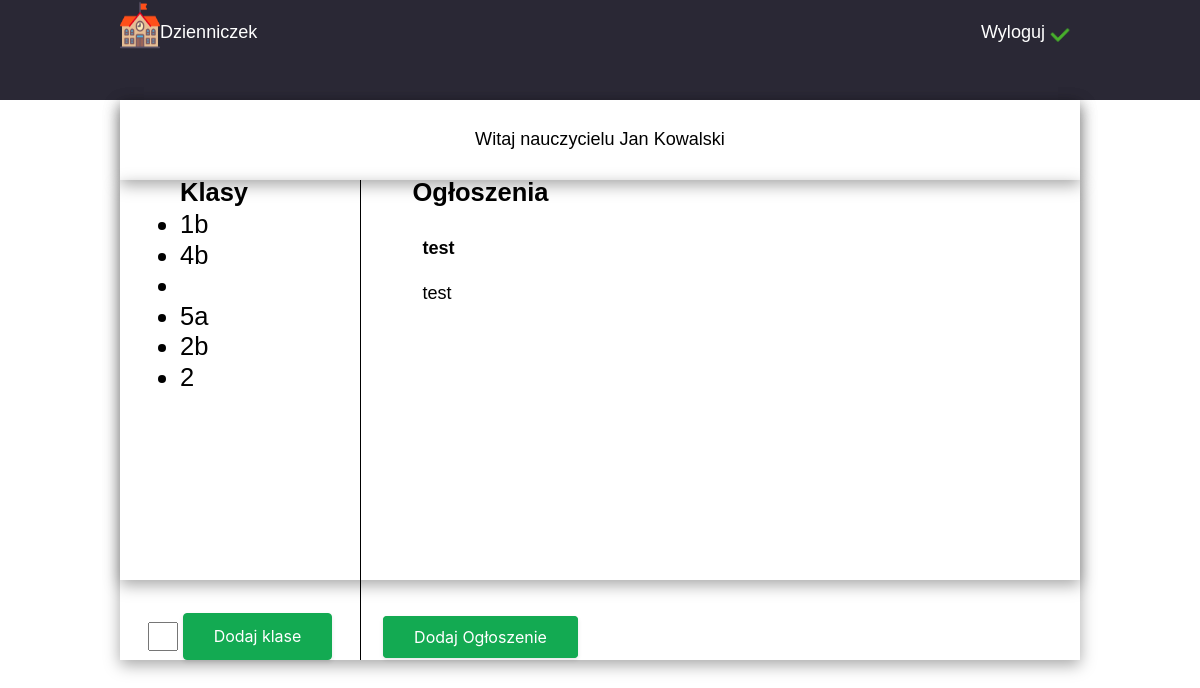
Before: / (signed in) with the older database file.
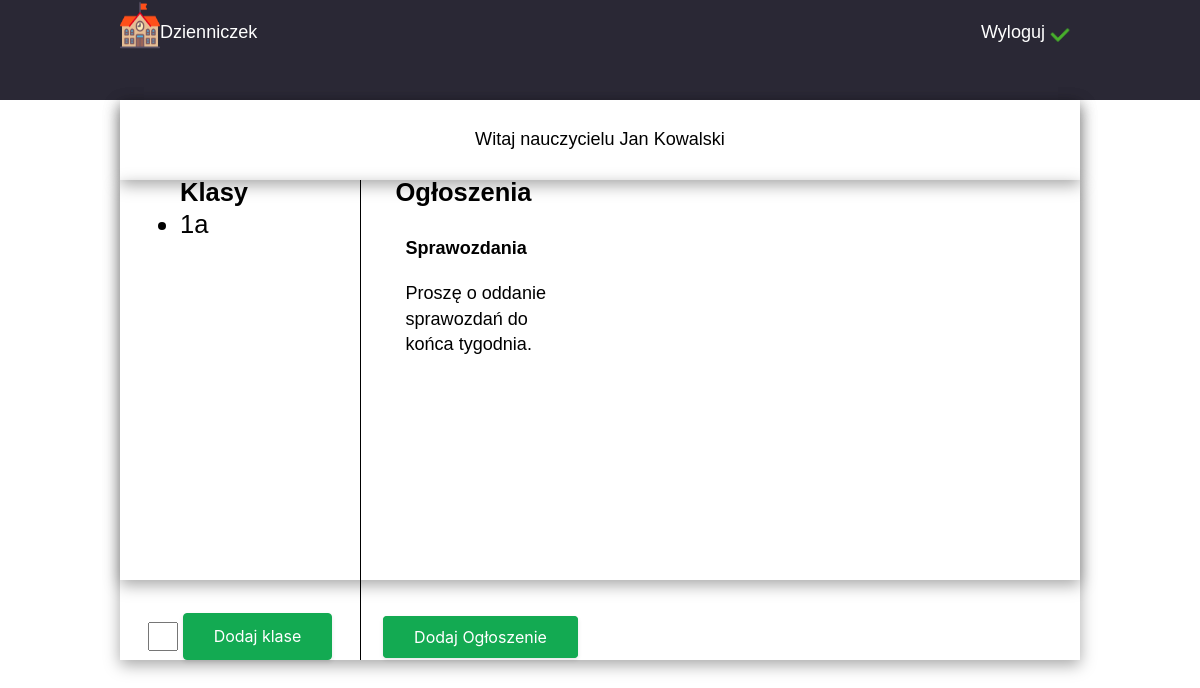
After: the same page with the newer database file.
### model.py (models this page shows, shortened)
class Nauczyciel(db.Model):
    __tablename__ = 'nauczyciele'
    id = db.Column(db.Integer, primary_key=True)
    imie = db.Column(db.String(80), nullable=False)
    nazwisko = db.Column(db.String(80), nullable=False)
    login = db.Column(db.String(20), unique=True, nullable=False)
    haslo = db.Column(db.String(20), nullable=False)
    klasy = db.relationship('Klasa', secondary='nauczyciel_klasa', backref='nauczyciele')

class Klasa(db.Model):
    __tablename__ = 'klasy'
    id = db.Column(db.Integer, primary_key=True)
    nazwa = db.Column(db.String(20), nullable=False, unique=True)
    przedmioty = db.relationship('PlanLekcji', backref='klasa', lazy=True)
    uczniowie = db.relationship('Uczen', backref='klasa', lazy=True)
    def __repr__(self):
        return f'<Klasa {self.nazwa}>'

class Ogloszenia(db.Model):
    __tablename__ = 'ogloszenia'
    id = db.Column(db.Integer, primary_key=True)
    temat = db.Column(db.String(80), nullable=False)
    tresc = db.Column(db.String(120), nullable=False)
    def __repr__(self):
            return f'<Klasa {self.temat}>'

### home.py (the view, shortened to what this page needs)
@app.route("/")
def home():
    if 'logged_in' in session:
        print("Witaj w domu!")
        nauczyciel = Nauczyciel.query.filter_by(imie=session["imie"]).first()
        uczen = Uczen.query.filter_by(imie=session["imie"]).first()
        if nauczyciel:
            print("teststt")
            klasy_nauczyciela = nauczyciel.klasy
            print(klasy_nauczyciela)
            ogloszenia = Ogloszenia.query.all()
            if ogloszenia:
                print(ogloszenia)
                return render_template("main.html",klasy=klasy_nauczyciela,ogloszenia=ogloszenia)
            else:
                return render_template("main.html",klasy=klasy_nauczyciela)
    else:
        print("test")
        return render_template("main.html")

### templates/main.html (shortened to what this page needs)
<!DOCTYPE html>
<html lang="pl">
<head>
    <link rel="stylesheet" href="{{ url_for('static', filename='base.css') }}">
    <link rel="stylesheet" href="{{ url_for('static', filename='main.css') }}">
</head>
<body>
    <nav class="navbar">
        <div class="navbar-div">
        <img class="school-icon" src="{{url_for('static', filename='images/school.png')}}">
        <h1 class="title-of-page"><a href="/">Dzienniczek</a></h1>
       {%if session['logged_in']%}
       <div class="nav">        {%if session['uczen'] is true%}  <a href="/show_messages"><img class="mail" src="{{url_for('static', filename='images/email.png')}}" alt=""></a>        {% endif %}
        <a class="wyloguj" href="/wyloguj">Wyloguj</a> <img src="{{url_for('static', filename='images/check.png')}}" /></div>
       {% else %}
       <div class="nav"><a class="login" href="/login">Zaloguj sie <img src="{{url_for('static', filename='images/user.png')}}" /></a></div>
       {% endif %}
        </div>
    </nav>
    <main class="main">
        {%if session['logged_in']%}
        {%if session['uczen'] is false%}
        <div class="welcome"><p>Witaj nauczycielu {{ session['imie'] }} {{ session['nazwisko'] }}</p></div>
        {% else %}
        <div class="welcome"><p>Witaj Uczniu {{ session['imie'] }} {{ session['nazwisko'] }}</p></div>
        {% endif %}
        <div class="main-logged">
            {%if session['uczen'] is false%}
            <div class="class_adding">
                <div class="container-one">
                <h1>Klasy</h1>
            <ul>
            {% for klasa in klasy %}
               <a class="class" href="/klasa/{{ klasa.nazwa }}"><li>{{ klasa.nazwa }}</li></a>
            {% endfor %}
        </ul>
         </div>
         <div>
            <form action="{{ url_for('add_class') }}" method="POST">
                <input type="text" name="class" class="add_classinput" required>
                <button type="submit" class="button-37">Dodaj klase</a>
            </form>
        </div>
        </div>
        {% endif %}
        <div class="announcement">
            <div class="container_ann">
            <h1>Ogłoszenia</h1>
            <div class="announcement-div">
            {% for ogloszenie in ogloszenia %}
                <p class="temat">{{ ogloszenie.temat }}</p>
                <p class="tresc"> {{ ogloszenie.tresc }}</p>
            {% endfor %}
        </div>
        {%if session['uczen'] is false%}
     </div>
     <div class="announcement-btn">
            <a href="/send/announcement" type="submit" class="button-37">Dodaj Ogłoszenie</a>
        </div>
            {% endif %}
        </div>
        </div>
        {% else %}
            <div class="h1-container">
            <h1 class="big-h1">Aby zobaczyc zawartosc zaloguj sie</h1>
            </div>
        {% endif %}
    </main>
</body>
</html>

### static/base.css (style rules this page uses)
* { margin: 0; padding: 0; box-sizing: border-box; font-family: Work Sans,Arial,sans-serif; font-size: 1.0625rem; line-height: 1.5rem; font-weight: 500; }
a { color: white; text-decoration: none; }
.nav img { width: 30px !important; margin-right: 5px; }
.navbar-div { width: 80%; display: flex; }
.nav { margin-top: 20px; display: flex; width: 50%; justify-content: right; }
.navbar { width: 100%; height: 100px; background-color: #2a2835; color: #fff; display: flex; justify-content: center; align-items: baseline; }
.title-of-page { margin-top: 20px; width: 50%; }
.main { margin: auto; width: 80%; height: 60vh; }
.main { box-shadow: rgba(0, 0, 0, 0.35) 0px 5px 15px; }
.school-icon { width: 40px; color: white; }

### static/main.css (style rules this page uses)
.welcome { display: flex; height: 10vh; justify-content: center; align-items: center; font-size: 1rem; font-weight: 600; box-shadow: rgba(0, 0, 0, 0.35) 0px 5px 15px; }
.main-logged { display: flex; height: 60vh; box-shadow: rgba(0, 0, 0, 0.35) 0px 5px 15px; }
.class { color: black; }
.button-37 { background-color: #13aa52; border: 1px solid #13aa52; border-radius: 4px; box-shadow: rgba(0, 0, 0, .1) 0 2px 4px 0; box-sizing: border-box; color: #fff; cursor: pointer; font-family: "Akzidenz Grotesk BQ Medium", -apple-system, BlinkMacSystemFont, sans-serif; font-size: 16px; font-weight: 400; outline: none; outline: 0; padding: 10px 25px; text-align: center; transform: translateY(0); transition: transform 150ms, box-shadow 150ms; user-select: none; -webkit-user-select: none; touch-action: manipulation; }
.container_ann { display: flex; flex-direction: column; justify-content: space-between; }
@media (min-width: 768px) { .button-37 { padding: 10px 30px; } }
.add_classinput { width: 30px; margin-bottom: 7px; }
.class_adding { display: flex; flex-direction: column; width: 25%; align-items: center; justify-content: space-between; }
li { font-size: 1.5rem; margin-bottom: 5px; }
.main { box-shadow: rgba(0, 0, 0, 0.35) 0px 5px 15px; }
.announcement { border-left: 1px solid black; width: 30vh; display: flex; flex-direction: column; justify-content: space-between; align-items: center; }
.announcement-btn { margin-bottom: 10px; }
.announcement h1 { height: 10%; font-weight: 800; font-size: 1.5rem; margin-bottom: 20px; }
.class_adding h1 { height: 10%; font-weight: 800; font-size: 1.5rem; }
.announcement-div { display: flex; flex-direction: column; width: 100%; }
.container-one { display: flex; flex-direction: column; width: 50%; height: 40vh; }
.wyloguj { color: white; }
.announcement-div p { margin: 10px; }
.temat { font-weight: 700; }
.tresc { max-width: 150px; overflow-wrap: break-word; }

Changed rows visible on the page:
removed Klasa: nazwa "4b"
removed Klasa: nazwa "5a"
removed Klasa: nazwa "2b"
removed Klasa: nazwa "2"
removed Ogloszenia: temat "test", tresc "test"
changed Klasa: nazwa "1b" → "1a"
added Ogloszenia: temat "Sprawozdania", tresc "Proszę o oddanie sprawozdań do końca tygodnia."
